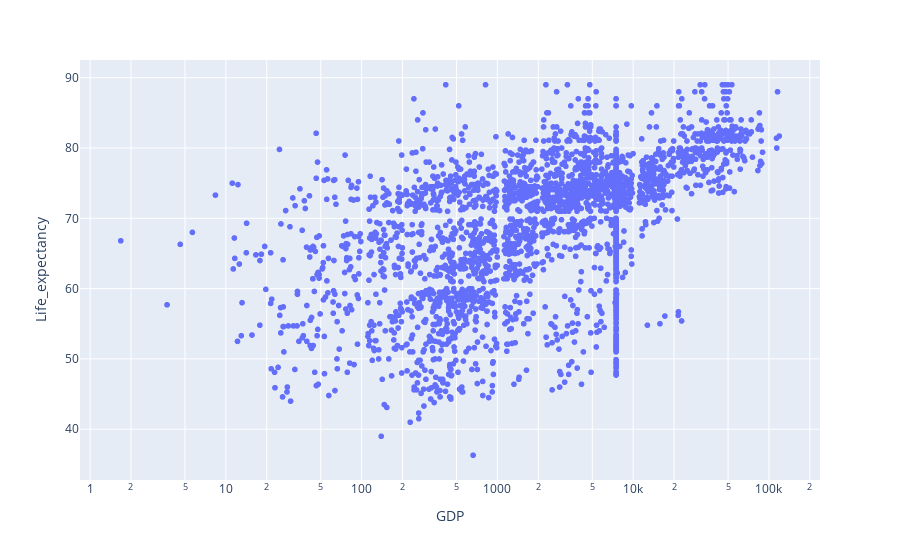

This figure's notebook cell:
### Code cell
fig = px.scatter(le, x='GDP', y='Life_expectancy',log_x=True)
fig.show()

### Figure 1 — Plotly figure (JSON) as saved in the notebook; plotly's stock layout.template omitted (floating-point values rounded to 4 significant figures; data arrays with more than 128 entries replaced by an {"elided": "..."} marker saying what was removed)
{"data": [{"hovertemplate": "GDP=%{x}<br>Life_expectancy=%{y}<extra></extra>", "legendgroup": "", "marker": {"color": "#636efa", "symbol": "circle"}, "mode": "markers", "name": "", "showlegend": false, "type": "scattergl", "x": {"elided": "2938 float values"}, "xaxis": "x", "y": {"elided": "2938 float values"}, "yaxis": "y"}], "layout": {"legend": {"tracegroupgap": 0}, "margin": {"t": 60}, "xaxis": {"anchor": "y", "domain": [0, 1], "title": {"text": "GDP"}, "type": "log"}, "yaxis": {"anchor": "x", "domain": [0, 1], "title": {"text": "Life_expectancy"}}}}
